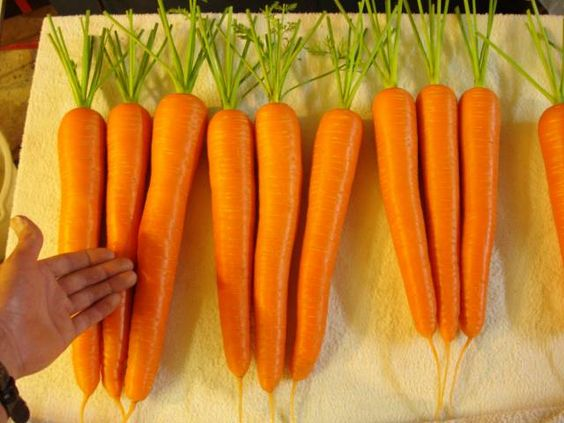
#> input picture Imgs/carrot.jpg, 564 x 423 px
$ python edition.py
#> lines starting #> are read from the running program, lines starting #| are printed output that depends on the picture
'''
Continue manipulating the images
'''
from PIL import Image, ImageFilter
import os

# Rotation of imades
image1 = Image.open('Imgs/carrot.jpg')
#> image1 is the input picture: PIL image 564x423 RGB; mean R, G, B 193.9, 126.6, 43.5
image1.rotate(-90).save('rotated.jpg')
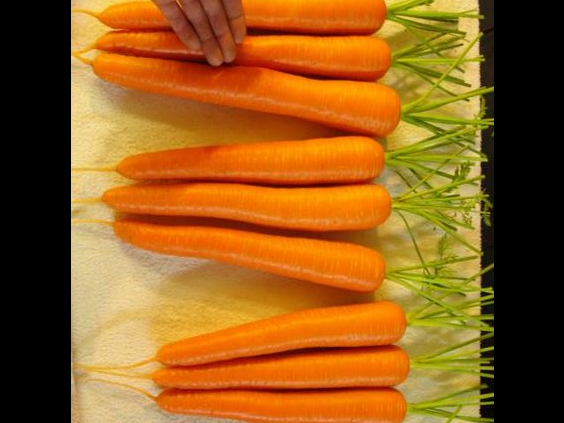
#> saved as rotated.jpg: PIL image 564x423 RGB; mean R, G, B 147.3, 92.2, 27.6

#make the image black and white
image1.convert(mode="L").save('black_white.jpg')
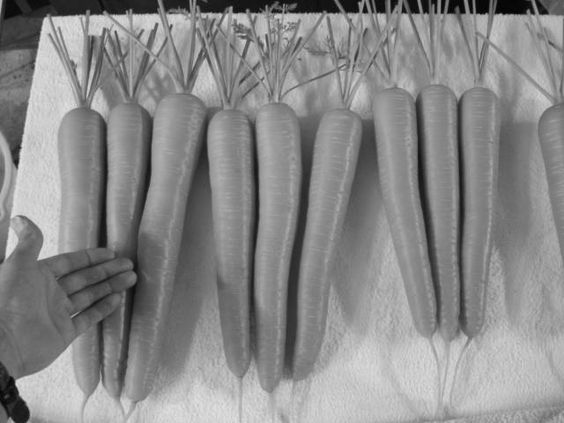
#> saved as black_white.jpg: PIL image 564x423 L; min 0, max 228, mean 137.3

# Blur my Image
image1.filter(ImageFilter.GaussianBlur(15)).save('blur.jpg')
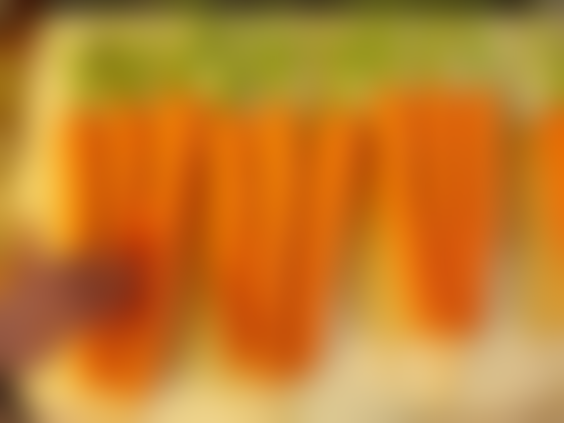
#> saved as blur.jpg: PIL image 564x423 RGB; mean R, G, B 193.5, 126.2, 43.2
